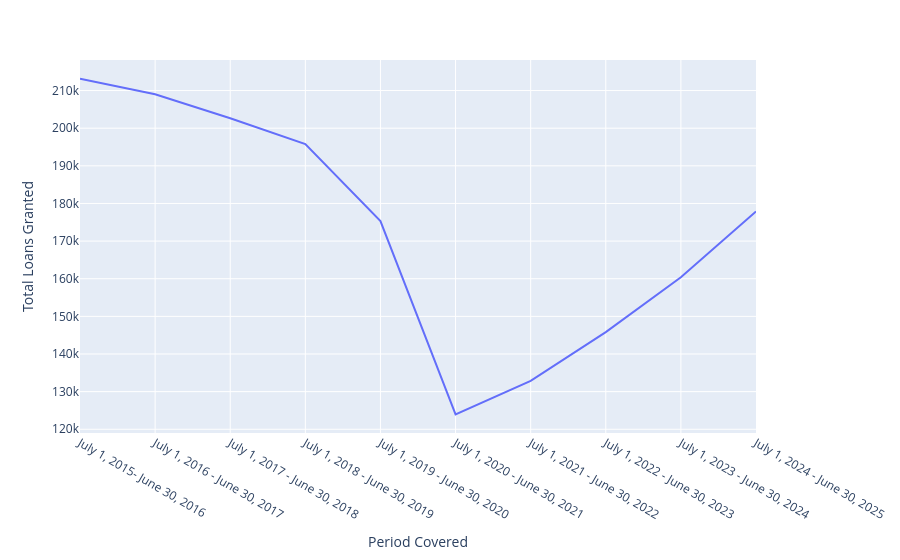

The cell this chart's notebook holds for it:
### Code cell
fig = px.line(df, x = 'Period Covered', y = 'Total Loans Granted')
fig.show()

### Figure 1 — Plotly figure (JSON) as saved in the notebook; plotly's stock layout.template omitted (floating-point values rounded to 4 significant figures)
{"data": [{"hovertemplate": "Period Covered=%{x}<br>Total Loans Granted=%{y}<extra></extra>", "legendgroup": "", "line": {"color": "#636efa", "dash": "solid"}, "marker": {"symbol": "circle"}, "mode": "lines", "name": "", "orientation": "v", "showlegend": false, "type": "scatter", "x": ["July 1, 2015- June 30, 2016", "July 1, 2016 - June 30, 2017", "July 1, 2017 - June 30, 2018", "July 1, 2018 - June 30, 2019", "July 1, 2019 - June 30, 2020", "July 1, 2020 - June 30, 2021", "July 1, 2021 - June 30, 2022", "July 1, 2022 - June 30, 2023", "July 1, 2023 - June 30, 2024", "July 1, 2024 - June 30, 2025"], "xaxis": "x", "y": [213200.0, 209000.0, 202600.0, 195800.0, 175300.0, 124000.0, 132800.0, 145800.0, 160400.0, 177900.0], "yaxis": "y"}], "layout": {"legend": {"tracegroupgap": 0}, "margin": {"t": 60}, "xaxis": {"anchor": "y", "domain": [0, 1], "title": {"text": "Period Covered"}}, "yaxis": {"anchor": "x", "domain": [0, 1], "title": {"text": "Total Loans Granted"}}}}
